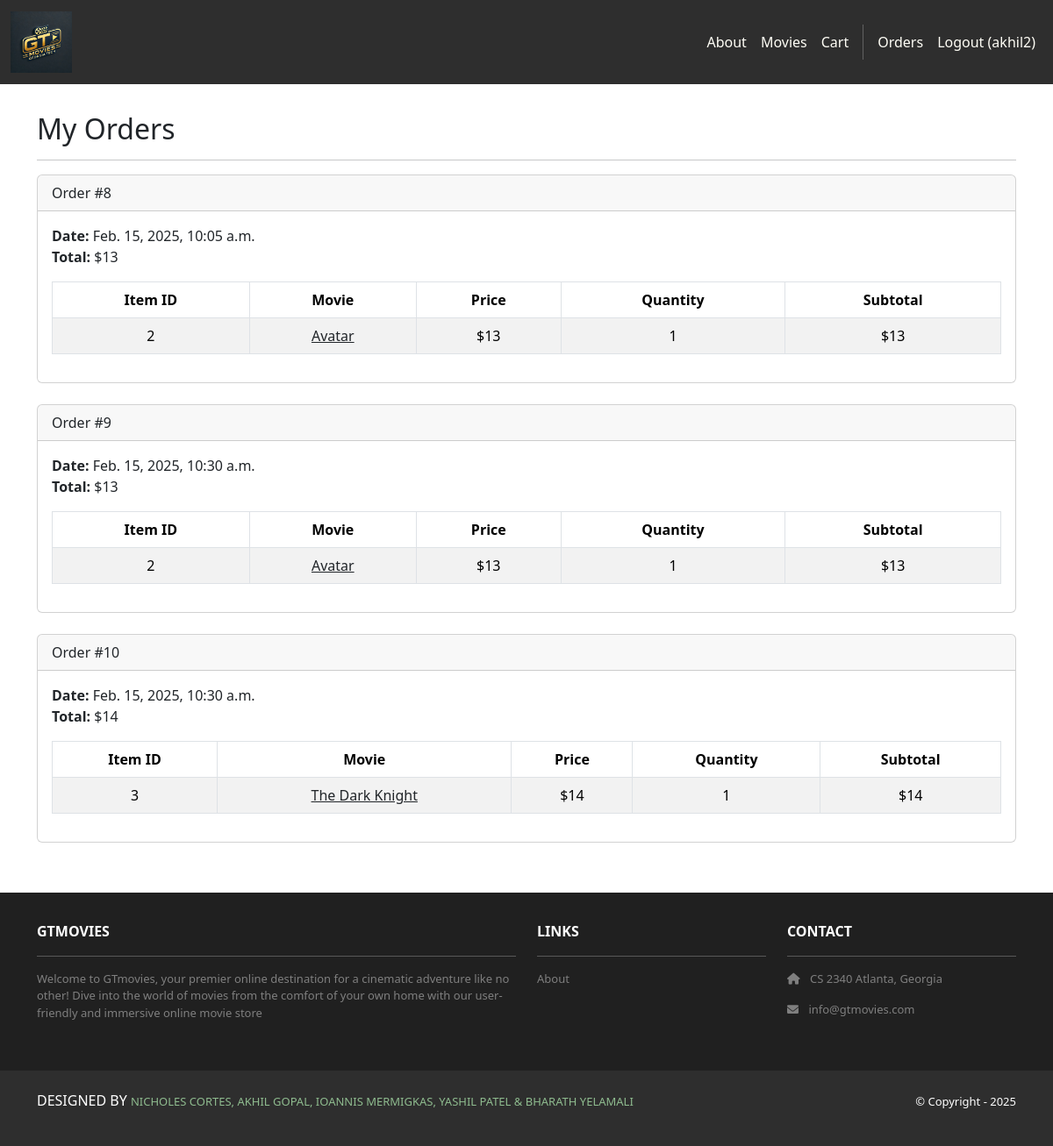
The page /accounts/orders/ (signed in) on the database as committed earlier.
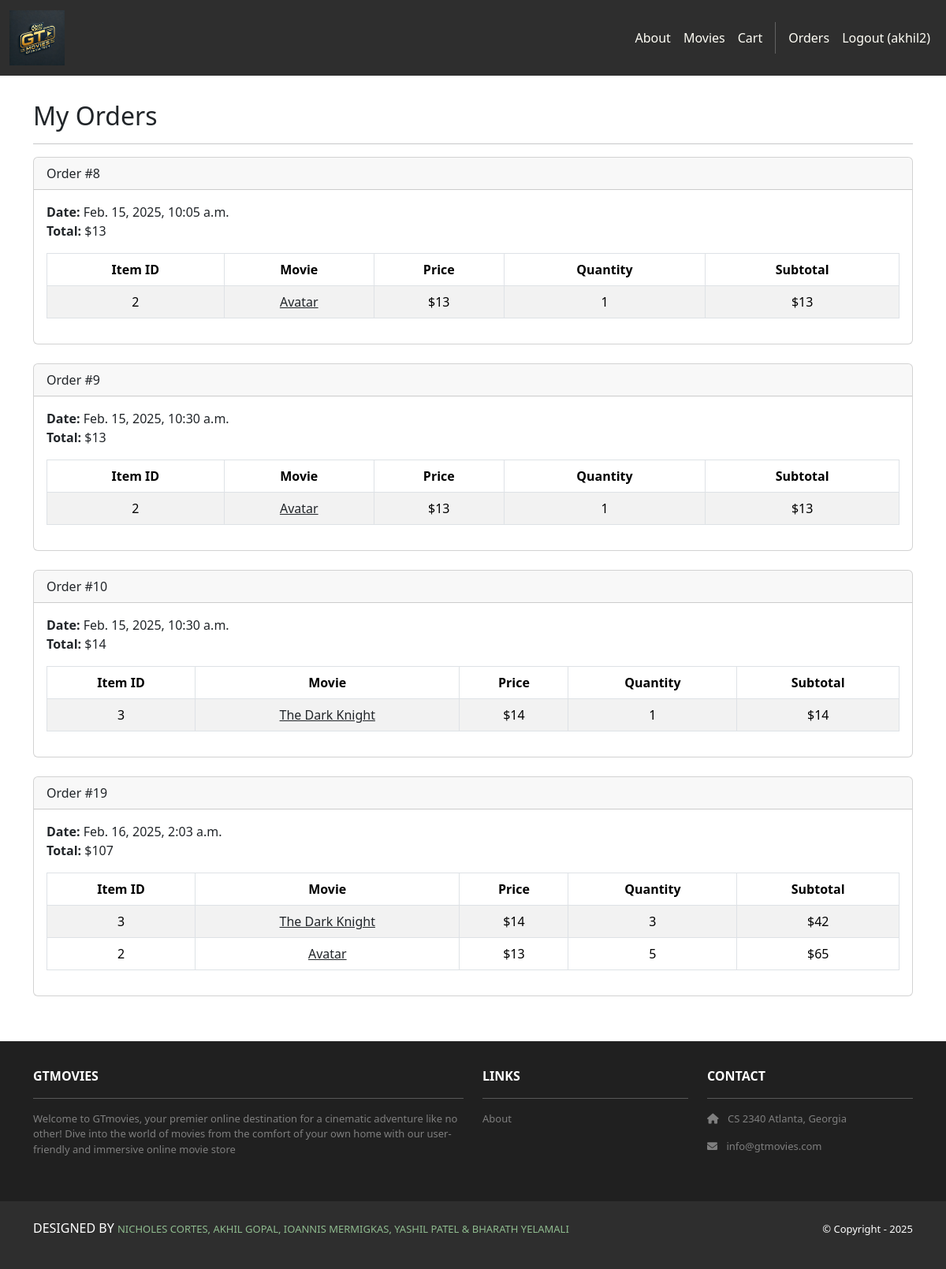
The same page on the database as committed later.
### cart/models.py (models this page shows, shortened)
class Order(models.Model):
    id = models.AutoField(primary_key=True)
    total = models.IntegerField()
    date = models.DateTimeField(auto_now_add=True)
    user = models.ForeignKey(User, on_delete=models.CASCADE)

class Item(models.Model):
    id = models.AutoField(primary_key=True)
    price = models.IntegerField()
    quantity = models.IntegerField()
    order = models.ForeignKey(Order, on_delete=models.CASCADE)
    movie = models.ForeignKey(Movie, on_delete=models.CASCADE)

### movies/models.py (models this page shows, shortened)
class Movie(models.Model):
    id = models.AutoField(primary_key=True)
    name = models.CharField(max_length=255)
    price = models.IntegerField()
    description = models.TextField()
    image = models.ImageField(upload_to='movie_images/')

### accounts/views.py (the view)
# urls.py: path('orders/', views.orders, name='accounts.orders'),
@login_required
def orders(request):
    template_data = {}
    template_data['title'] = 'Orders'
    template_data['orders'] = request.user.order_set.all()
    return render(request, 'accounts/orders.html',
        {'template_data': template_data})

### cart/templatetags/cart_filters.py (called while the page is built)
@register.filter
def multiply(x, y):
    return x * y

### accounts/templates/accounts/orders.html
{% extends 'base.html' %}
{% block content %}
{% load cart_filters %}
<div class="p-3">
  <div class="container">
    <div class="row mt-3">
      <div class="col mx-auto mb-3">
        <h2>My Orders</h2>
        <hr />
        {% for order in template_data.orders %}
        <div class="card mb-4">
          <div class="card-header">
            Order #{{ order.id }}
          </div>
          <div class="card-body">
            <b>Date:</b> {{ order.date }}<br />
            <b>Total:</b> ${{ order.total }}<br />
            <table class="table table-bordered
              table-striped text-center mt-3">
              <thead>
                <tr>
                  <th scope="col">Item ID</th>
                  <th scope="col">Movie</th>
                  <th scope="col">Price</th>
                  <th scope="col">Quantity</th>
                  <th scope="col">Subtotal</th>
                </tr>
              </thead>
              <tbody>
                {% for item in order.item_set.all %}
                <tr>
                  <td>{{ item.movie.id }}</td>
                  <td>
                    <a class="link-dark"
                      href="{% url 'movies.show' id=item.movie.id %}">
                      {{ item.movie.name }}
                    </a>
                  </td>
                  <td>${{ item.movie.price }}</td>
                  <td>{{ item.quantity }}</td>
                  <td>${{ item.movie.price|multiply:item.quantity }}</td>
                </tr>
                {% endfor %}
              </tbody>
            </table>
          </div>
        </div>
        {% endfor %}
      </div>
    </div>
  </div>
</div>
{% endblock content %}

### GTmovies/templates/base.html (shortened to what this page needs)
<!DOCTYPE html>
<html>
    {% load static %}
    <head>
        <link href="https://cdn.jsdelivr.net/npm/bootstrap@5.3.3/dist/css/bootstrap.min.css" rel="stylesheet">
        <link rel="stylesheet" href="https://cdnjs.cloudflare.com/ajax/libs/font-awesome/6.0.0/css/all.min.css">
        <link rel="stylesheet" type="text/css" href="{% static 'css/style.css' %}">
    </head>
    <body>
        <nav class="navbar navbar-expand-lg navbar-dark bg-dark">
            <div class="container-fluid">
                <a class="navbar-brand" href="{% url 'home.index' %}">
                    <img src="{% static 'img/logo.webp' %}" height = "70" alt="Logo" class="my-logo">
                </a>
                <div class="collapse navbar-collapse" id="navbarNav">
                    <ul class="navbar-nav ms-auto">
                        <li class="nav-item">
                            <a class="nav-link" href="{% url 'home.about' %}">About</a>
                        </li>
                        <li class="nav-item">
                            <a class="nav-link" href="{% url 'movies.index' %}">Movies</a>
                        </li>
                        <li class="nav-item">
                            <a class="nav-link" href="{% url 'cart.index' %}">Cart</a>
                        </li>
                        {% if user.is_authenticated %}
                            <a class="nav-link"
                                href="{% url 'accounts.orders' %}">Orders
                            </a>
                            <li class="nav-item">
                                <a class="nav-link" href="{% url 'accounts.logout' %}">Logout ({{ user.username }})</a>
                            </li>
                        {% endif %}
                    </ul>
                </div>
            </div>
        </nav>
        <div class="main-content">
            {% block content %}
            {% endblock %}
        </div>
        <section class="p-3 ms-footer d-none d-md-block">
            <div class="container">
                <div class="row mt-3 text-white">
                    <div class="col-md-6 col-lg-6 col-xl-6 mx-auto mb-4">
                        <b>GTMOVIES</b>
                        <hr/>
                        <p>
                            Welcome to GTmovies, your premier online destination for a cinematic
                            adventure like no other! Dive into the world of movies from the
                            comfort of your own home with our user-friendly and immersive online
                            movie store
                        </p>
                    </div>
                    <div class="col-md-3 col-lg-3 col-xl-3 mx-auto mb-4">
                        <b>LINKS</b>
                        <hr />
                        <p>
                            <a class="nav-link" href="{% url 'home.about' %}">About</a>
                        </p>
                    </div>
                    <div class="col-md-3 col-lg-3 col-xl-3 mx-auto mb-4">
                        <b>CONTACT</b>
                        <hr />
                        <p>
                            <i class="fas fa-home me-2"></i>
                            CS 2340 Atlanta, Georgia
                        </p>
                        <p>
                            <i class="fas fa-envelope me-2"></i>
                                info@gtmovies.com
                        </p>
                    </div>
                </div>
            </div>
        </section>
        <section class="p-3 ms-footer-bottom bg-dark">
            <div class="container d-flex justify-content-between">
                <div class="me-5 text-white">
                    <p>
                        DESIGNED BY
                        <span style="color:darkseagreen">
                            NICHOLES CORTES,
                            AKHIL GOPAL,
                            IOANNIS MERMIGKAS,
                            YASHIL PATEL &
                            BHARATH YELAMALI
                        </span>
                    </p>
                </div>
                <div class="text-white">
                    <span>© Copyright - 2025</span>
                </div>
            </div>
        </section>
    </body>
</html>

### GTmovies/static/css/style.css (style rules this page uses)
.navbar a.nav-link { color: #FFFEF6 !important; }
.bg-dark { background-color: #2E2E2E !important; }
.ms-footer { background-color: #202020; }
.ms-footer p { color: #7F7F7F; font-size: 13px; }
.ms-footer-bottom span { font-size: 13px; line-height: 38px; }
html, body { height: 100%; margin: 0; display: flex; flex-direction: column; }
.main-content { flex: 1; }
.ms-footer { margin-top: auto; }
img { max-width: 100%; height: auto; display: block; }
.navbar-brand img { max-width: none !important; height: 70px !important; }
html, body { overflow-x: hidden !important; margin: 0; padding: 0; width: 100vw; }
.navbar, .ms-footer, .ms-footer-bottom { min-width: 100vw !important; width: 100% !important; }

Rows that differ between the two databases and show on the page:
added Order: id "19", date "Feb. 16, 2025, 2:03 a.m.", total "107"
added Item: movie.id "3", movie.name "The Dark Knight", movie.price "14", quantity "3", movie.price|multiply "42", shown under "19"
added Item: movie.id "2", movie.name "Avatar", movie.price "13", quantity "5", movie.price|multiply "65", shown under "19"
